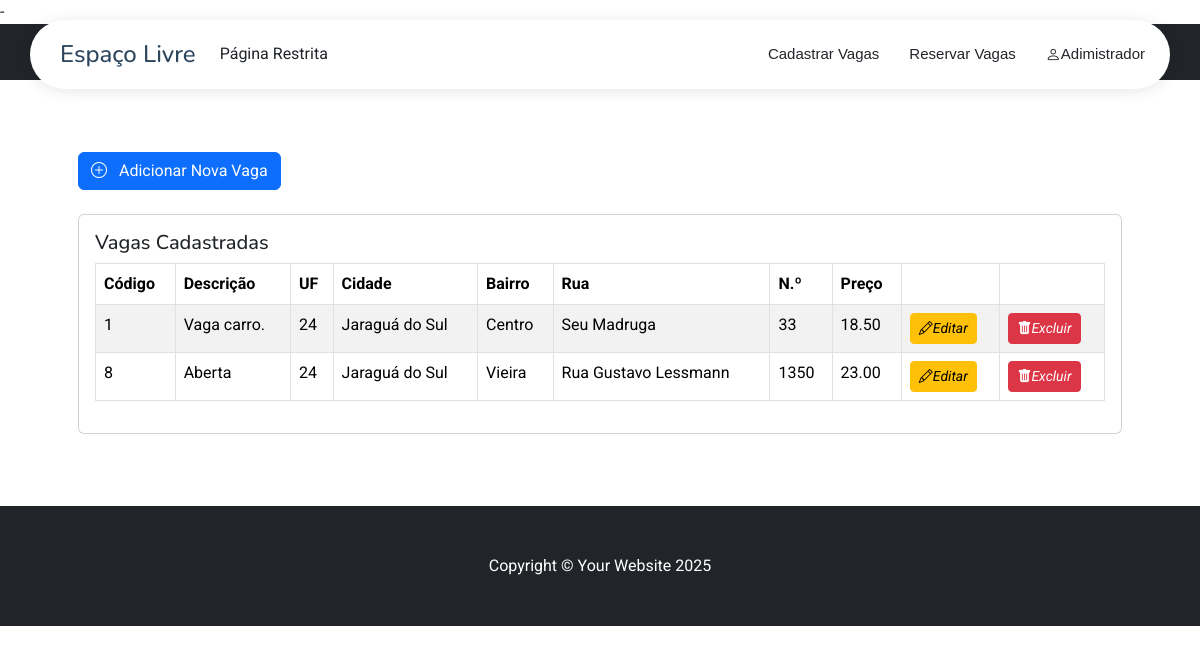
/dadosVagaUsuario.php (signed in), run on an earlier commit of the app's database.
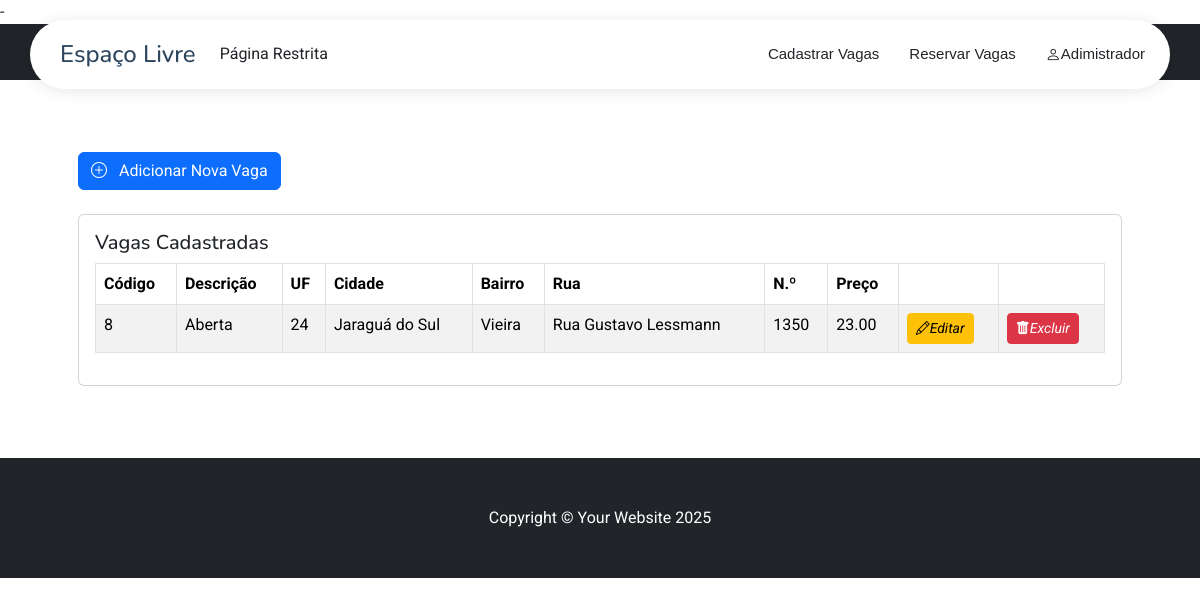
And on a later commit of the database.
### tables this page shows
CREATE TABLE `vagas` (
  `id` int(20) NOT NULL,
  `descricao` text NOT NULL,
  `cep` varchar(20) NOT NULL,
  `cidade` varchar(255) NOT NULL,
  `bairro` varchar(255) NOT NULL,
  `endereco` varchar(255) NOT NULL,
  `numero` varchar(20) DEFAULT NULL,
  `complemento` varchar(255) DEFAULT NULL,
  `foto_vaga` varchar(255) NOT NULL,
  `preco` decimal(10,2) NOT NULL,
  `id_uf` int(20) NOT NULL,
  `id_usuario` int(20) NOT NULL,
  `dataCadastro` date DEFAULT curdate()
);

### dadosVagaUsuario.php (the view, shortened to what this page needs)
<!DOCTYPE html>
<?php
include_once("conexao.php");
if (isset($_SESSION['id'])) {
    $usuario_logado_id = $_SESSION['id'];
} else {
    echo "<option value=\"\" disabled>Usuário não identificado</option>";
}
$sql_pesquisa = "SELECT * FROM `vagas` WHERE id_usuario = $usuario_logado_id";
?>
<!DOCTYPE html>
<html lang="pt-br">
    <?php
        require_once 'components/head.php';
    ?>
<body>
  <?php require_once 'components/header.php'; ?>
    <div class="content">
        <section class="py-4">
                <div class="container px-4 px-lg-5 mt-5">
                    <div class="mb-4">
                        <a href="cadastrarVaga.php" class="btn btn-primary">
                            <i class="bi bi-plus-circle me-2"></i> Adicionar Nova Vaga
                        </a>
                    </div>
                    <div class="card">
                        <div class="card-body">
                            <h5 class="card-title">Vagas Cadastradas</h5>
                            <div class="table-responsive">
                                <table class="table table-striped table-bordered w-100 table-expanded">
                                    <thead>
                                        <tr>
                                            <th scope="col">Código</th>
                                            <th scope="col">Descrição</th>
                                            <th scope="col">UF</th>
                                            <th scope="col">Cidade</th>
                                            <th scope="col">Bairro</th>
                                            <th scope="col">Rua</th>
                                            <th scope="col">N.º</th>
                                            <th scope="col">Preço</th>
                                            <th scope="col"></th>
                                            <th scope="col"></th>
                                        </tr>
                                    </thead>
                                    <tbody>
                                        <?php listarVagas($conexao, $sql_pesquisa); ?>
                                    </tbody>
                                </table>
                            </div>
                        </div>
                    </div>
                </div>
        </section>
    </div>
    <footer class="py-5 bg-dark mt-5">
        <div class="container">
            <p class="m-0 text-center text-white">Copyright &copy; Your Website 2025</p>
        </div>
    </footer>
</body>
</html>
<?php
    function listarVagas($conexao, $sql_pesquisa)
    {
        $result = mysqli_query($conexao, $sql_pesquisa);
        while ($linha = mysqli_fetch_assoc($result)) {
            echo "<tr>";
            echo "<td>" . $linha['id'] . "</td>";
            echo "<td>" . $linha['descricao'] . "</td>";
            echo "<td>" . $linha['id_uf'] . "</td>";
            echo "<td>" . $linha['cidade'] . "</td>";
            echo "<td>" . $linha['bairro'] . "</td>";
            echo "<td>" . $linha['endereco'] . "</td>";
            echo "<td>" . $linha['numero'] . "</td>";
            echo "<td>" . $linha['preco'] . "</td>";
            echo "<td>
                    <a class='btn btn-sm btn-warning' href='editVaga.php?id=" . $linha['id'] . "' id='editar' title='Editar'>
                        <i class='bi bi-pencil'>Editar</i>
                    </a>
                  </td>";
            echo "<td>
                    <a class='btn btn-sm btn-danger' href='deleteVaga.php?id=" . $linha['id'] . "' id='deletar' title='Delete' onclick=\"return confirm('Tem certeza que deseja excluir esta vaga?')\">
                        <i class='bi bi-trash-fill'>Excluir</i>
                    </a>
                  </td>";
            echo "</tr>";
        }
    }
?>

What changed in the data, as far as the page shows it:
removed vagas: id "1", descricao "Vaga carro.", id_uf "24", cidade "Jaraguá do Sul", bairro "Centro", endereco "Seu Madruga", numero "33", preco "18.50"
